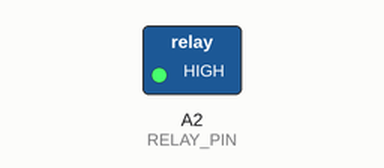
A sketch run on a simulated Arduino Uno, built with avr-gcc and run on an emulated ATmega328P. Parts: switched loads named in the sketch (green lamp = pin HIGH).

Above: at 1.0 s.
At 3.0 s:
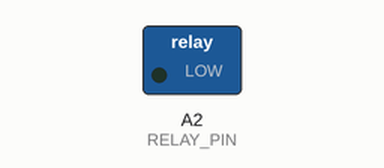
Timing chart, 0 to 5.2 s (numbered marks = the images above):
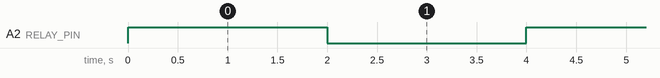

Measured:
- by itself, A2 (RELAY_PIN): alternates HIGH for 2.0 s and LOW for 2.0 s

The sketch:

Relay.ino
```cpp
/***********************************************************************
 * Engineered by : Ampnics
 * Project       : ProxiWave-D
 * Version       : v0.1.0
 * Date          : Dec 2025
 * Author        : Md Ammar Maniyar
 *
 * Test Name     : Relay Coil Driver Test
 * Description   : Validates relay MOSFET driver and flyback diode.
 * MCU           : ATmega328P @ 3.3V, 8MHz
 *
 * GPIO Mapping  :
 *   RELAY -> PC2 (A2)
 *
 * Test Method   :
 *   - Relay ON for 2 seconds
 *   - Relay OFF for 2 seconds
 *   - Repeats continuously
 *
 * Expected Result:
 *   - Audible relay click ON and OFF every 2 seconds
 ***********************************************************************/

#define RELAY_PIN A2

void setup() {
  pinMode(RELAY_PIN, OUTPUT);
}

void loop() {
  digitalWrite(RELAY_PIN, HIGH);  // Relay ON
  delay(2000);

  digitalWrite(RELAY_PIN, LOW);   // Relay OFF
  delay(2000);
}
```
